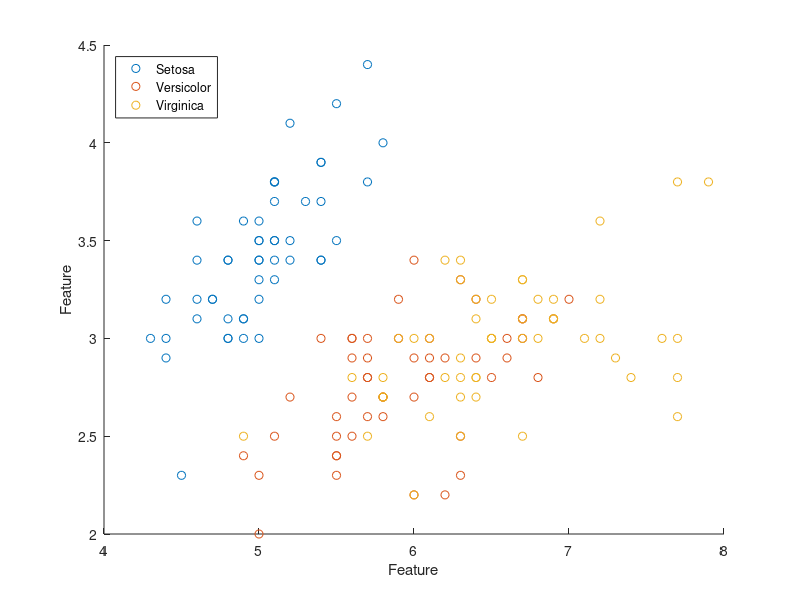

Recreate this plot in MATLAB. (Note: this script raises an error after producing the figure.)
clear all
load fisheriris.mat

Y = zeros(150, 3);
Y(1:50, 1) = 1;
Y(51:100, 2) = 1;
Y(101:150, 3) = 1;
X = ones(150, 6);
X(:, 2) = meas(1:150, 1); 
X(:, 3) = meas(1:150, 2);
scatter(X(1:50, 2), X(1:50, 3)); hold on
scatter(X(51:100, 2), X(51:100, 3)); hold on
scatter(X(101:150, 2), X(101:150, 3)); 
xlabel('Feature');
ylabel('Feature');
legend({'Setosa', 'Versicolor','Virginica'}, 'Location', 'northwest');
hold off

clearvars meas species

theta = ones(6, 3);
tau(1) = 10e-5;
tau(2) = 10e-7;
tau(3) = 10e-7;
for i=1:length(X)
    X(i,4)=X(i,2)^2;
    X(i,5)=X(i,3)^2;
    X(i,6)=X(i,2)*X(i,3);
end
for t=1:3
    dif=10;
    counter=0;
    while max(dif)>0.00001
        [theta(:, t),cost(t),dif]=Theta_calc_III(tau(t),theta(:, t),X,Y(:, t));
        counter=counter+1;
        cost_v(counter, t)=cost(t);
    end
    plot(1:counter,cost_v(1:counter, t));
end

x2_inv=ones(100,1);
X_plot(:,1)=ones(100,1);
X_plot(:,2)=linspace(4,7,100);
X_plot(:,3)=linspace(2,4.5,100);
while difer>0.0001 
    
end